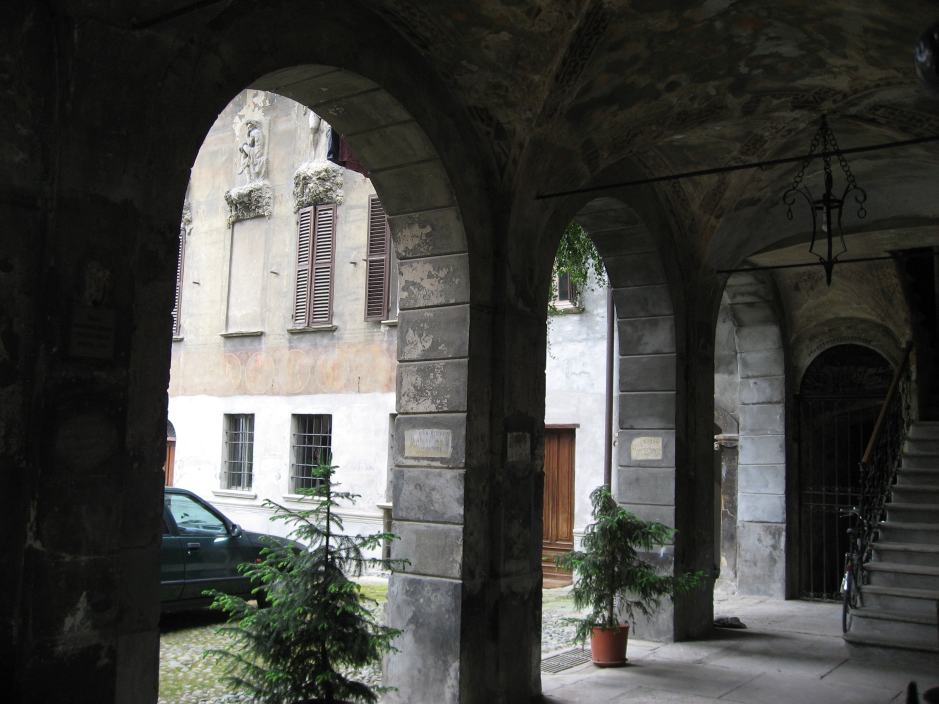
#> input picture figures/AquaTermi_lowcontrast.JPG, 2816 x 2112 px, found by its file name (shown at 1/3 size)
$ jupyter execute 01.02_Jupyter_Shortcuts_Demo.ipynb   (shell and % lines are left out)   (older library calls are emulated)
#> lines starting #> are read from the running program, lines starting #| are printed output that depends on the picture
# DEMO NOTEBOOK

<h1>Table of Contents<span class="tocSkip"></span></h1>
<div class="toc"><ul class="toc-item"><li><span><a href="#DEMO-NOTEBOOK" data-toc-modified-id="DEMO-NOTEBOOK-1">DEMO NOTEBOOK</a></span></li><li><span><a href="#Data-manipulation-with-numpy:-tips-and-tricks,-part-1" data-toc-modified-id="Data-manipulation-with-numpy:-tips-and-tricks,-part-1-2">Data manipulation with numpy: tips and tricks, part 1</a></span><ul class="toc-item"><li><span><a href="#1.-numpy.argsort" data-toc-modified-id="1.-numpy.argsort-2.1">1. numpy.argsort</a></span><ul class="toc-item"><li><span><a href="#Sorting-values-of-one-array-according-to-the-other" data-toc-modified-id="Sorting-values-of-one-array-according-to-the-other-2.1.1">Sorting values of one array according to the other</a></span></li><li><span><a href="#Computing-inverse-of-permutation" data-toc-modified-id="Computing-inverse-of-permutation-2.1.2">Computing inverse of permutation</a></span></li><li><span><a href="#Even-faster-inverse-permutation" data-toc-modified-id="Even-faster-inverse-permutation-2.1.3">Even faster inverse permutation</a></span></li><li><span><a href="#Computing-order-of-elements-in-array" data-toc-modified-id="Computing-order-of-elements-in-array-2.1.4">Computing order of elements in array</a></span></li><li><span><a href="#IronTransform-(flattener-of-distribution)" data-toc-modified-id="IronTransform-(flattener-of-distribution)-2.1.5">IronTransform (flattener of distribution)</a></span></li><li><span><a href="#How-IronTransform-works" data-toc-modified-id="How-IronTransform-works-2.1.6">How IronTransform works</a></span></li></ul></li><li><span><a href="#IronTransform-and-histogram-equalization" data-toc-modified-id="IronTransform-and-histogram-equalization-2.2">IronTransform and histogram equalization</a></span></li></ul></li><li><span><a href="#2.-Broadcasting,-numpy.newaxis" data-toc-modified-id="2.-Broadcasting,-numpy.newaxis-3">2. Broadcasting, numpy.newaxis</a></span><ul class="toc-item"><li><ul class="toc-item"><li><span><a href="#Weighted-covariation-matrix" data-toc-modified-id="Weighted-covariation-matrix-3.0.1">Weighted covariation matrix</a></span></li><li><span><a href="#Pearson-correlation" data-toc-modified-id="Pearson-correlation-3.0.2">Pearson correlation</a></span></li></ul></li><li><span><a href="#Conclusion" data-toc-modified-id="Conclusion-3.1">Conclusion</a></span></li></ul></li></ul></div>

# Data manipulation with numpy: tips and tricks, part 1

Some inobvious examples of what you can do with numpy are collected here.

Examples are mostly coming from area of machine learning, but will be useful if you're doing number crunching in python.

[cell 1]
from __future__ import print_function # for python 2 & python 3 compatibility
import numpy as np

## 1. numpy.argsort

### Sorting values of one array according to the other

Say, we want to order the people according to their age and their heights.

[cell 2]
ages = np.random.randint(low=30, high=60, size=10)
heights = np.random.randint(low=150, high=210, size=10)

print(ages)
print(heights)

[cell 3]
sorter = np.argsort(ages)
print(ages[sorter])
print(heights[sorter])

once you computed permutation, you can apply it many times - this is fast.

Frequently to solve this problem people use sorted(zip(ages, heights)), which is much slower (10-20 times slower on large arrays).

### Computing inverse of permutation

permutations in numpy are simply arrays:

[cell 4]
permutation = np.random.permutation(10)
original = np.array(list('abcdefghij'))

print(permutation)
print(original)
print(original[permutation])

__Inverse permutation__ is computed using numpy.argsort (again!)

[cell 5]
inverse_permutation = np.argsort(permutation)

print(original[permutation][inverse_permutation])

__This is true because of two facts__:

1. indexing operation is associative (dramatically simple and interesting fact):
   ```
   a[b][c] = a[b[c]]
   ```
   provided that `a`, `b`, `c` are 1-dimensional arrays

2. `permutation[inverse_permutation] is identical permutation:

[cell 6]
permutation[inverse_permutation]

### Even faster inverse permutation

As was said, numpy.argsort returns inverse permutation, but it takes $O(n \log(n))$ time, while computing inverse permutation should take $O(n)$.

This optimal way can be written in numpy.

[cell 7]
print(np.argsort(permutation))

inverse_permutation = np.empty(len(permutation), dtype=np.int)
inverse_permutation[permutation] = np.arange(len(permutation))
print(inverse_permutation)

### Computing order of elements in array

frequently it is important to compute order of each value in array.

In other words, for each element in array we want to find the number of elements smaller than given.

[cell 8]
data = np.random.random(10)

print(data)
print(np.argsort(np.argsort(data)))

__NB:__ there is scipy function which does the same, but it's more general and faster, so prefer using it:

[cell 9]
from scipy.stats import rankdata
rankdata(data) - 1

### IronTransform (flattener of distribution)

Sometimes you need to write monotonic tranformation, which turns one distribution into uniform.

This method is useful to compare distributions or to work with distributions with heavy tails or strange shape.

[cell 10]
class IronTransform:
    def fit(self, data, weights):
        weights = weights / weights.sum()
        sorter = np.argsort(data)
        self.x = data[sorter]
        self.y = np.cumsum(weights[sorter])
        return self

    def transform(self, data):
        return np.interp(data, self.x, self.y)

Let's apply __Iron__ transformation to data

[cell 11]
sig_pred = np.random.normal(size=10000) + 1
bck_pred = np.random.normal(size=10000) - 1

[cell 12]
from matplotlib import pyplot as plt
plt.figure()
plt.hist(sig_pred, bins=30, alpha=0.5)
plt.hist(bck_pred, bins=30, alpha=0.5)
plt.show()
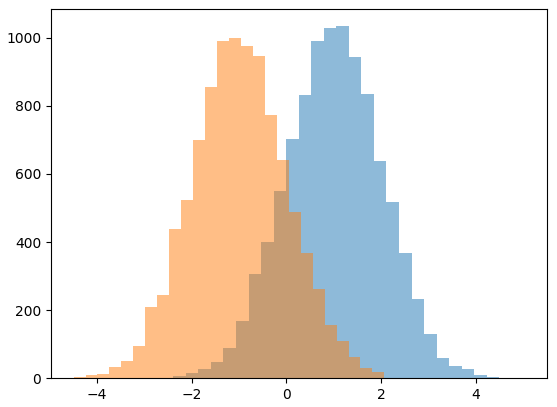
#> figure drawn by matplotlib, 1 panel; tallest bar 1034 high, from x = 1.06 to 1.32; tallest bar 1000 high, from x = -1.21 to -0.96

Now we can see that __IronTransform__ actually was able to turn signal distribution to uniform:

[cell 13]
iron = IronTransform().fit(sig_pred, weights=np.ones(len(sig_pred)))

plt.figure()
plt.hist(iron.transform(sig_pred), bins=30, alpha=0.5)
plt.hist(iron.transform(bck_pred), bins=30, alpha=0.5)
plt.show()
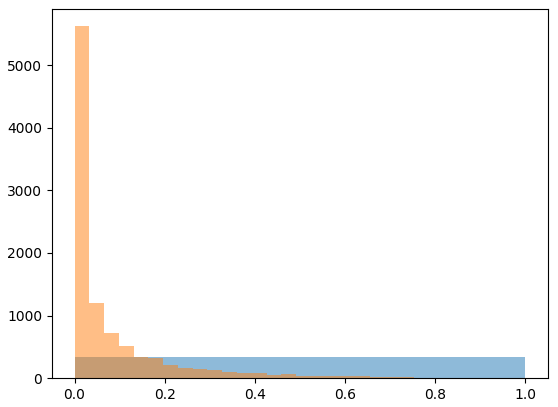
#> figure drawn by matplotlib, 1 panel; tallest bar 5620 high, from x = 0.0001 to 0.0329

### How IronTransform works

To turn any distribution into uniform, you should use mapping:
$x \to F(x)$, here $F(x)$ is cumulative distribution function.

In other words, for each point $x$ we should compute the part of distribution to the left.
This was done by summing all weights to this point using `numpy.cumsum` (we also had to normalize weights).

To use the learned mapping, linear interpolation (`numpy.interp`) was applied.
We can visualize this mapping:

[cell 14]
plt.plot(iron.x, iron.y)
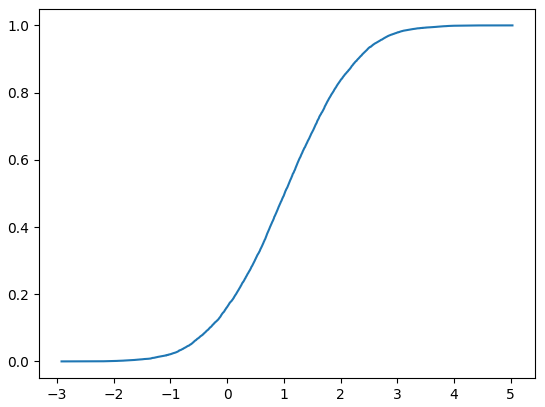
#> figure drawn by matplotlib, 1 panel; curve peaks at x = 5.03, y = 1

## IronTransform and histogram equalization

The same method is applied in computer vision to 'improve' low-contrast images and called [histogram equalization](https://en.wikipedia.org/wiki/Histogram_equalization).

[cell 15]
import requests
from io import BytesIO
from PIL import Image

res = requests.get('https://raw.githubusercontent.com/fjvarasc/DSPXI/master/figures/AquaTermi_lowcontrast.JPG')
image = np.array(Image.open(BytesIO(res.content)).convert('L'))
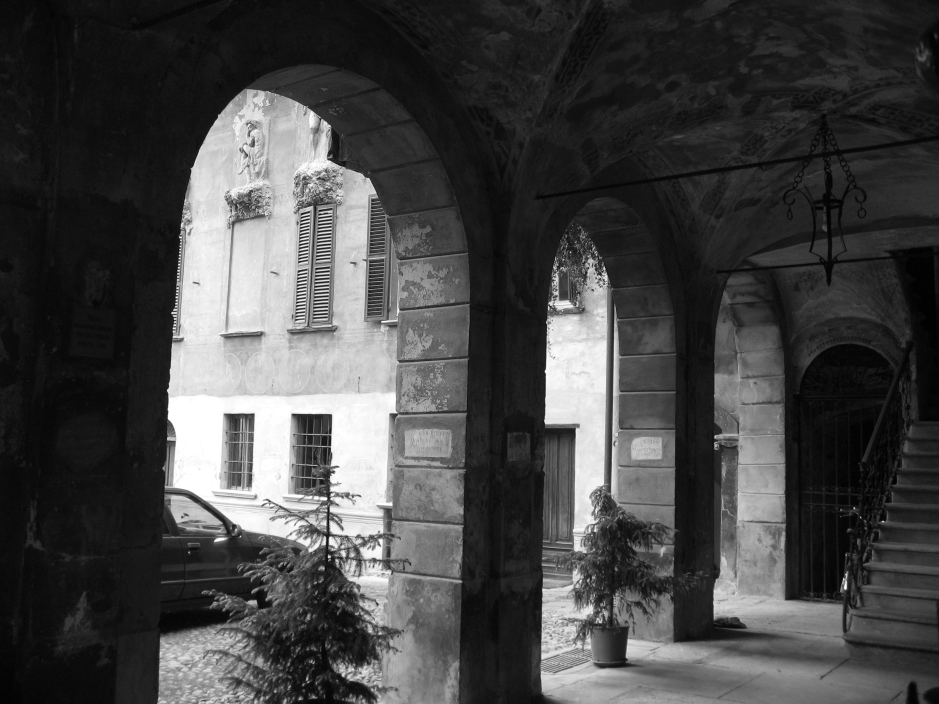
#> image: shape (2112, 2816) (shown at 1/3 size); min 0, max 255, mean 69.5

#image = np.array(Image.open('AquaTermi_lowcontrast.JPG').convert('L'))
flat_image = image.flatten()
result = IronTransform().fit(flat_image, weights=np.ones(len(flat_image))).transform(image)
#> in transform (call 3), `return np.interp(data, self.x, self.y)`:
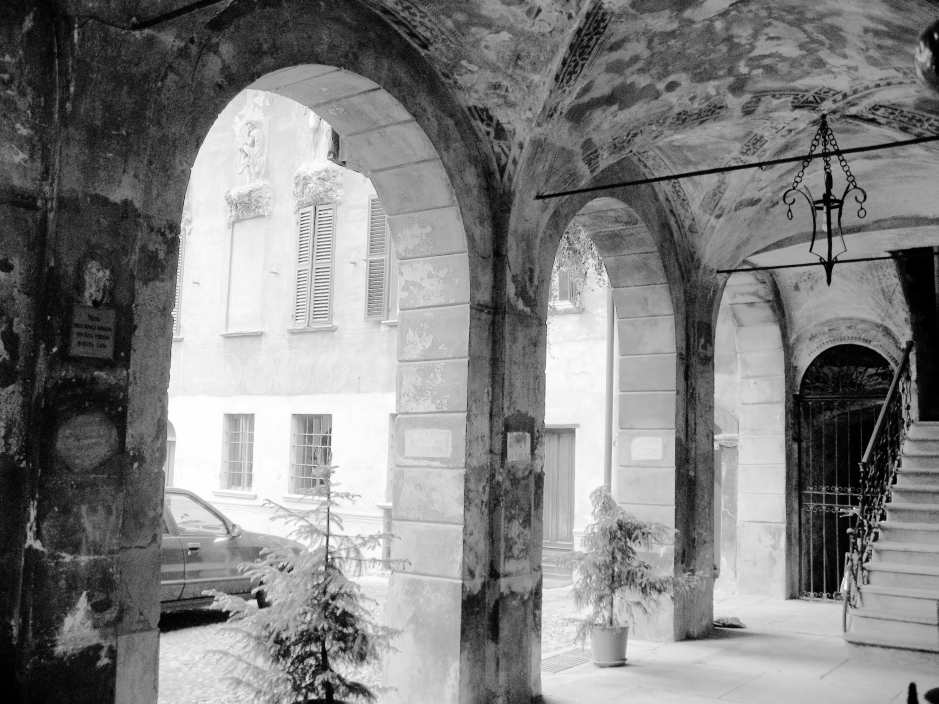
#> returned value: shape (2112, 2816) float64 (shown at 1/3 size); min 0.000121, max 1, mean 0.506

[cell 16]
plt.figure(figsize=[14, 7])
plt.subplot(121), plt.imshow(image, cmap='gray'), plt.title('original')
plt.subplot(122), plt.imshow(result, cmap='gray'), plt.title('after histogram equalization')
plt.show()

$ run again, with figures/img-panda-1.jpg copied over figures/AquaTermi_lowcontrast.JPG
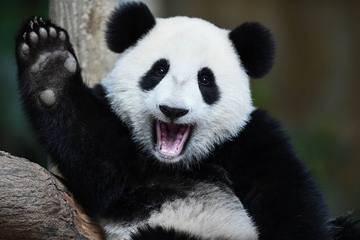
#> input picture figures/img-panda-1.jpg, 360 x 240 px, found by its file name
#> in transform (call 3), `return np.interp(data, self.x, self.y)`:
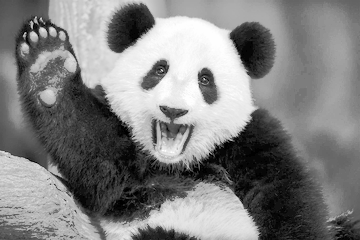
#> returned value: shape (240, 360) float64; min 0.000104, max 1, mean 0.505
